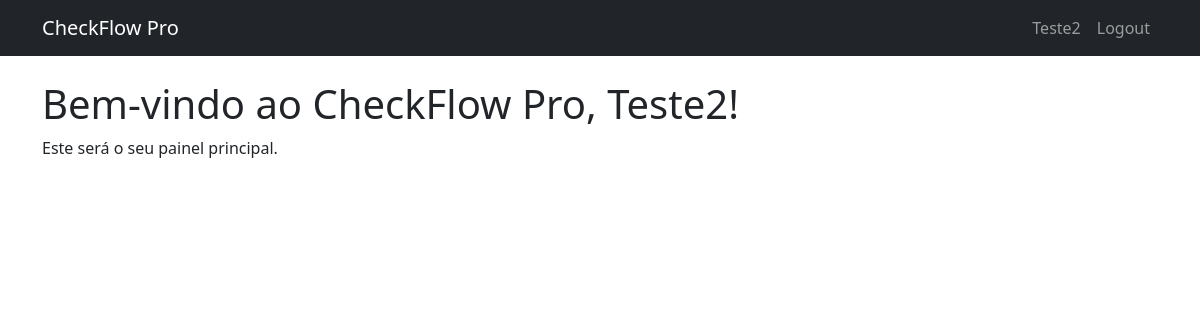
The app's page /index (signed in), older data.
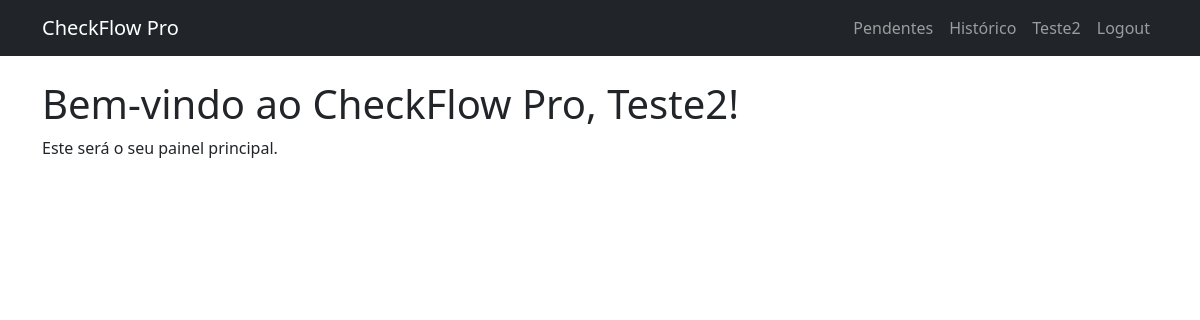
The same page, newer data.
### app/routes.py (the view)
@bp.route('/')
@bp.route('/index')
@login_required # Protege a página inicial, exigindo login
def index():
    return render_template('index.html', title='Página Inicial')

### app/__init__.py (called while the page is built)
def create_app(config_class=Config):
    app = Flask(__name__)
    app.config.from_object(config_class)
    mail.init_app(app)
    db.init_app(app)
    migrate.init_app(app, db)
    login_manager.init_app(app)
    from . import models
    from . import routes
    app.register_blueprint(routes.bp) # Usaremos um Blueprint para organizar as rotas
    @login_manager.user_loader
    def load_user(user_id):
        return models.User.query.get(int(user_id))
    return app

### app/templates/index.html
{% extends "base.html" %}
{% block content %}
    <h1>Bem-vindo ao CheckFlow Pro, {{ current_user.username }}!</h1>
    <p>Este será o seu painel principal.</p>
{% endblock %}

### app/templates/base.html (shortened to what this page needs)
<!DOCTYPE html>
<html lang="pt-br">
<head>
    <link href="https://cdn.jsdelivr.net/npm/bootstrap@5.3.3/dist/css/bootstrap.min.css" rel="stylesheet">
</head>
<body>
    <nav class="navbar navbar-expand-lg navbar-dark bg-dark">
        <div class="container">
            <a class="navbar-brand" href="{{ url_for('main.index') }}">CheckFlow Pro</a>
            <div class="navbar-nav ms-auto">
                {% if current_user.is_authenticated %}
                    {% if current_user.role == 'Administrador' %}
                        <a class="nav-item nav-link" href="{{ url_for('main.admin_dashboard') }}">Admin</a>
                    {% elif current_user.role == 'Líder' %}
                        <a class="nav-item nav-link" href="{{ url_for('main.leader_dashboard') }}">Pendentes</a>
                    {% endif %}
                    {% if current_user.role in ['Líder', 'Administrador'] %}
                        <a class="nav-item nav-link" href="{{ url_for('main.checklist_history') }}">Histórico</a>
                    {% endif %}
                    <a class="nav-item nav-link" href="#">{{ current_user.username }}</a>
                    <a class="nav-item nav-link" href="{{ url_for('main.logout') }}">Logout</a>
                {% else %}
                    <a class="nav-item nav-link" href="{{ url_for('main.login') }}">Login</a>
                    <a class="nav-item nav-link" href="{{ url_for('main.register') }}">Registrar</a>
                {% endif %}
            </div>
        </div>
    </nav>
    <main class="container mt-4">
        {% block content %}{% endblock %}
    </main>
</body>
</html>

Row changes from the older to the newer data that the page shows:
changed User "Teste2": role "Operador" → "Líder" (drawn)
Text that changed along with them:
text now shown: "Pendentes Histórico"
